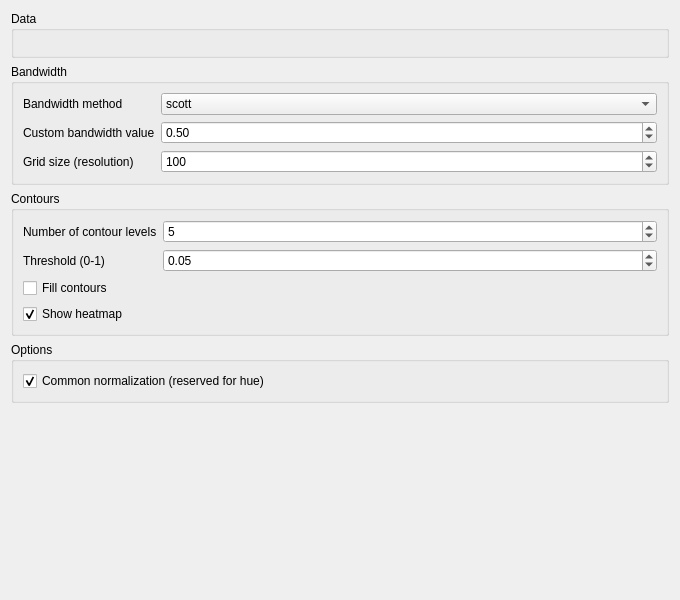
<?xml version="1.0" encoding="UTF-8"?>
<ui version="4.0">
 <class>DAChartAddStatsKdeplot2dWidget</class>
 <widget class="QWidget" name="DAChartAddStatsKdeplot2dWidget">
  <property name="geometry">
   <rect>
    <x>0</x>
    <y>0</y>
    <width>680</width>
    <height>600</height>
   </rect>
  </property>
  <property name="windowTitle">
   <string>Stats KDE 2D Settings</string>
  </property>
  <layout class="QVBoxLayout" name="verticalLayoutMain">
   <item>
    <widget class="QGroupBox" name="groupBoxData">
     <property name="title">
      <string>Data</string>
     </property>
     <property name="flat">
      <bool>true</bool>
     </property>
     <layout class="QVBoxLayout" name="verticalLayoutData">
      <item>
       <widget class="DA::DAChartSeriesSelectWidget" name="selectWidgetXData"/>
      </item>
      <item>
       <widget class="DA::DAChartSeriesSelectWidget" name="selectWidgetYData"/>
      </item>
     </layout>
    </widget>
   </item>
   <item>
    <widget class="QGroupBox" name="groupBoxBw">
     <property name="title">
      <string>Bandwidth</string>
     </property>
     <property name="flat">
      <bool>true</bool>
     </property>
     <layout class="QFormLayout" name="formLayoutBw">
      <item row="0" column="0">
       <widget class="QLabel" name="labelBwMethod">
        <property name="text">
         <string>Bandwidth method</string>
        </property>
       </widget>
      </item>
      <item row="0" column="1">
       <widget class="QComboBox" name="comboBoxBwMethod">
        <item>
         <property name="text">
          <string>scott</string>
         </property>
        </item>
        <item>
         <property name="text">
          <string>silverman</string>
         </property>
        </item>
        <item>
         <property name="text">
          <string>custom</string>
         </property>
        </item>
       </widget>
      </item>
      <item row="1" column="0">
       <widget class="QLabel" name="labelBwValue">
        <property name="text">
         <string>Custom bandwidth value</string>
        </property>
       </widget>
      </item>
      <item row="1" column="1">
       <widget class="QDoubleSpinBox" name="doubleSpinBoxBwValue">
        <property name="minimum">
         <double>0.010000000000000</double>
        </property>
        <property name="maximum">
         <double>10.000000000000000</double>
        </property>
        <property name="singleStep">
         <double>0.100000000000000</double>
        </property>
        <property name="value">
         <double>0.500000000000000</double>
        </property>
       </widget>
      </item>
      <item row="2" column="0">
       <widget class="QLabel" name="labelGridSize">
        <property name="text">
         <string>Grid size (resolution)</string>
        </property>
       </widget>
      </item>
      <item row="2" column="1">
       <widget class="QSpinBox" name="spinBoxGridSize">
        <property name="minimum">
         <number>10</number>
        </property>
        <property name="maximum">
         <number>10000</number>
        </property>
        <property name="value">
         <number>100</number>
        </property>
       </widget>
      </item>
     </layout>
    </widget>
   </item>
   <item>
    <widget class="QGroupBox" name="groupBoxContours">
     <property name="title">
      <string>Contours</string>
     </property>
     <property name="flat">
      <bool>true</bool>
     </property>
     <layout class="QFormLayout" name="formLayoutContours">
      <item row="0" column="0">
       <widget class="QLabel" name="labelLevels">
        <property name="text">
         <string>Number of contour levels</string>
        </property>
       </widget>
      </item>
      <item row="0" column="1">
       <widget class="QSpinBox" name="spinBoxLevels">
        <property name="minimum">
         <number>0</number>
        </property>
        <property name="maximum">
         <number>50</number>
        </property>
        <property name="value">
         <number>5</number>
        </property>
       </widget>
      </item>
      <item row="1" column="0">
       <widget class="QLabel" name="labelThresh">
        <property name="text">
         <string>Threshold (0-1)</string>
        </property>
       </widget>
      </item>
      <item row="1" column="1">
       <widget class="QDoubleSpinBox" name="doubleSpinBoxThresh">
        <property name="minimum">
         <double>0.000000000000000</double>
        </property>
        <property name="maximum">
         <double>1.000000000000000</double>
        </property>
        <property name="singleStep">
         <double>0.050000000000000</double>
        </property>
        <property name="value">
         <double>0.050000000000000</double>
        </property>
       </widget>
      </item>
      <item row="2" column="0">
       <widget class="QCheckBox" name="checkBoxFillContours">
        <property name="text">
         <string>Fill contours</string>
        </property>
       </widget>
      </item>
      <item row="3" column="0">
       <widget class="QCheckBox" name="checkBoxShowHeatmap">
        <property name="text">
         <string>Show heatmap</string>
        </property>
        <property name="checked">
         <bool>true</bool>
        </property>
       </widget>
      </item>
     </layout>
    </widget>
   </item>
   <item>
    <widget class="QGroupBox" name="groupBoxOptions">
     <property name="title">
      <string>Options</string>
     </property>
     <property name="flat">
      <bool>true</bool>
     </property>
     <layout class="QFormLayout" name="formLayoutOptions">
      <item row="0" column="0">
       <widget class="QCheckBox" name="checkBoxCommonNorm">
        <property name="text">
         <string>Common normalization (reserved for hue)</string>
        </property>
        <property name="checked">
         <bool>true</bool>
        </property>
       </widget>
      </item>
     </layout>
    </widget>
   </item>
   <item>
    <spacer name="verticalSpacer">
     <property name="orientation">
      <enum>Qt::Vertical</enum>
     </property>
     <property name="sizeHint" stdset="0">
      <size>
       <width>20</width>
       <height>40</height>
      </size>
     </property>
    </spacer>
   </item>
  </layout>
 </widget>
 <customwidgets>
  <customwidget>
   <class>DA::DAChartSeriesSelectWidget</class>
   <extends>QWidget</extends>
   <header>DAChartSeriesSelectWidget.h</header>
  </customwidget>
 </customwidgets>
 <resources/>
 <connections/>
</ui>
